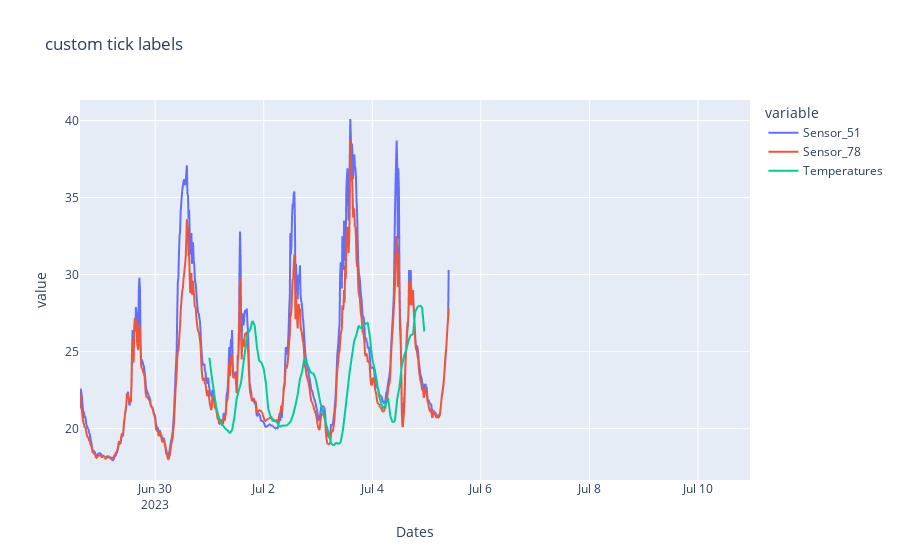

This figure's notebook cell:
### Code cell
fig1 = px.line(df1, x="Dates", y=df1.columns,
              title='custom tick labels')
fig1.show()

### Figure 1 — Plotly figure (JSON) as saved in the notebook; plotly's stock layout.template omitted (floating-point values rounded to 4 significant figures; data arrays with more than 128 entries replaced by an {"elided": "..."} marker saying what was removed)
{"data": [{"hovertemplate": "variable=Sensor_51<br>Dates=%{x}<br>value=%{y}<extra></extra>", "legendgroup": "Sensor_51", "line": {"color": "#636efa", "dash": "solid"}, "marker": {"symbol": "circle"}, "mode": "lines", "name": "Sensor_51", "showlegend": true, "type": "scattergl", "x": {"elided": "893 str values"}, "xaxis": "x", "y": {"elided": "893 float values"}, "yaxis": "y"}, {"hovertemplate": "variable=Sensor_78<br>Dates=%{x}<br>value=%{y}<extra></extra>", "legendgroup": "Sensor_78", "line": {"color": "#EF553B", "dash": "solid"}, "marker": {"symbol": "circle"}, "mode": "lines", "name": "Sensor_78", "showlegend": true, "type": "scattergl", "x": {"elided": "893 str values"}, "xaxis": "x", "y": {"elided": "893 float values"}, "yaxis": "y"}, {"hovertemplate": "variable=Temperatures<br>Dates=%{x}<br>value=%{y}<extra></extra>", "legendgroup": "Temperatures", "line": {"color": "#00cc96", "dash": "solid"}, "marker": {"symbol": "circle"}, "mode": "lines", "name": "Temperatures", "showlegend": true, "type": "scattergl", "x": {"elided": "893 str values"}, "xaxis": "x", "y": {"elided": "893 float values"}, "yaxis": "y"}], "layout": {"legend": {"title": {"text": "variable"}, "tracegroupgap": 0}, "title": {"text": "custom tick labels"}, "xaxis": {"anchor": "y", "domain": [0, 1], "title": {"text": "Dates"}}, "yaxis": {"anchor": "x", "domain": [0, 1], "title": {"text": "value"}}}}
